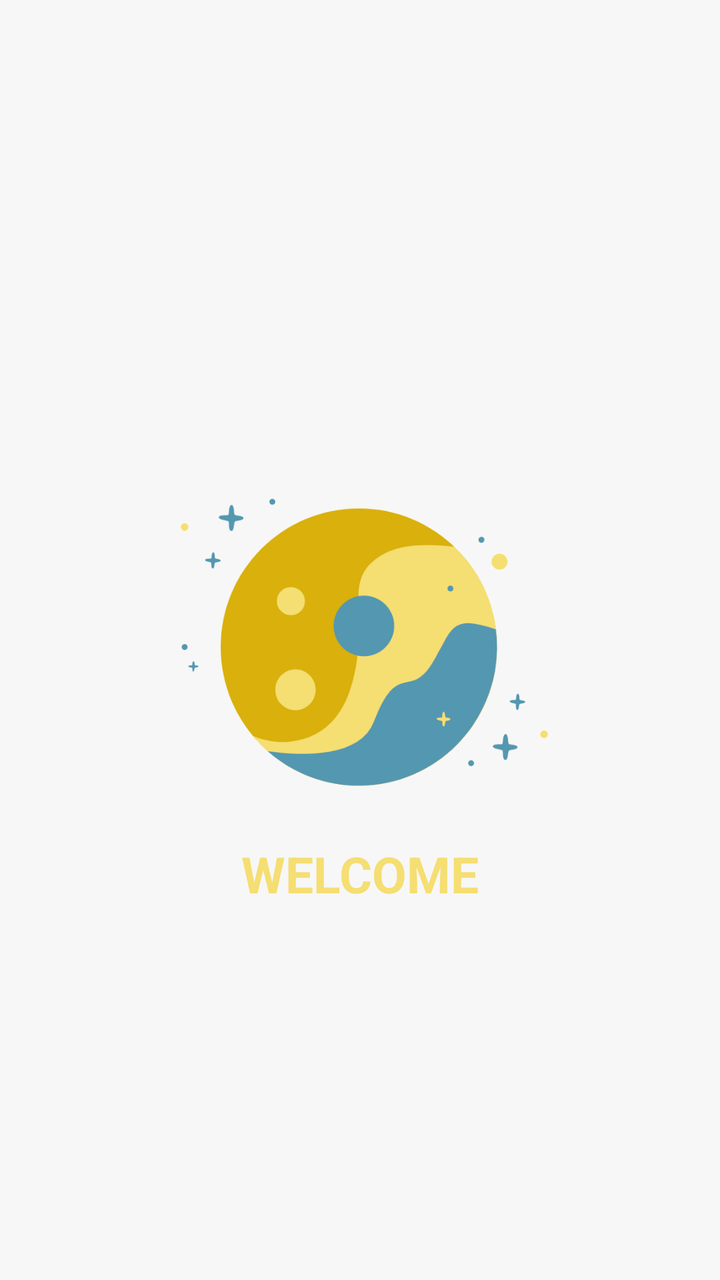
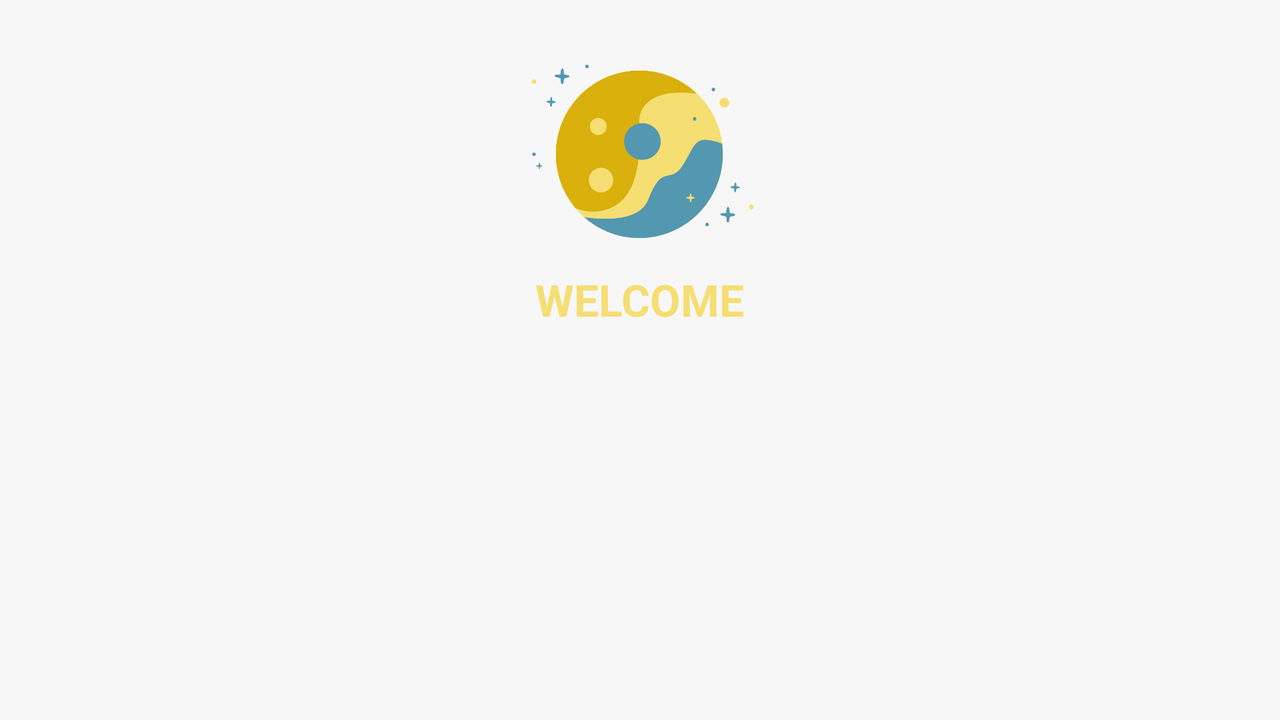

One screen, two layout resources from the same app: the default and the repository's alternative for another configuration. Each is rendered where Android would select it; the XML of both is given below.
<!-- AndroidManifest.xml: application theme AppTheme -->
<!-- res/layout/activity_splash_item.xml -->
<?xml version="1.0" encoding="utf-8"?>
<layout xmlns:android="http://schemas.android.com/apk/res/android">

    <RelativeLayout
        android:id="@+id/activity_main"
        android:layout_width="match_parent"
        android:layout_height="match_parent">

        <ImageView
            android:id="@+id/img_background"
            android:layout_width="match_parent"
            android:layout_height="match_parent"
            android:src="@drawable/screen"
            android:scaleType="fitXY"
            />

        <ImageView
            android:id="@+id/img_logo"
            android:layout_width="200dp"
            android:layout_height="160dp"
            android:src="@drawable/logoo"
            android:layout_centerInParent="true"
            />

        <TextView
            android:id="@+id/tv_header"
            android:layout_width="wrap_content"
            android:layout_height="wrap_content"
            android:layout_below="@id/img_logo"
            android:text="WELCOME"
            android:textStyle="bold"
            android:textSize="25dp"
            android:textColor="#F5DE72"
            android:layout_marginTop="20dp"
            android:layout_centerHorizontal="true"/>

        <TextView
            android:id="@+id/tv_desc"
            android:layout_width="match_parent"
            android:layout_height="60dp"
            android:layout_below="@id/tv_header"
            android:textColor="#fff"
            android:layout_marginHorizontal="30dp"
            android:layout_marginTop="20dp"
            android:textSize="17dp"
            />
    </RelativeLayout>
</layout>
<!-- resources referenced by this layout -->
<resources>
  <!-- drawable logoo: png bitmap (drawable-v21, 37561 bytes) -->
  <style name="AppTheme" parent="Theme.AppCompat.Light.NoActionBar">
          <item name="android:windowContentOverlay">@null</item>
          <item name="colorPrimary">@color/colorPrimary</item>
          <item name="colorPrimaryDark">@color/colorPrimaryDark</item>
          <item name="colorAccent">@color/white</item>
          <item name="android:textColorPrimary">@color/black_effective</item>
          <item name="android:textColor">@color/black_effective</item>
          <item name="android:windowBackground">@color/bg_color</item>
          <item name="android:textAllCaps">false</item>
          <item name="android:textSize">16sp</item>
          <item name="android:typeface">sans</item>
          <item name="drawerArrowStyle">@style/MaterialDrawer.DrawerArrowStyle</item>
          <item name="android:textAppearance">@style/TextAppearance.Text.Regular</item>
          <item name="android:homeAsUpIndicator">@drawable/ic_arrow_back_white_24px</item>
      </style>
  <color name="colorPrimary">@color/blue_black_light</color>
  <color name="colorPrimaryDark">@color/black</color>
  <color name="white">#ffffff</color>
  <color name="black_effective">#2a2a2a</color>
  <color name="bg_color">#f7f7f7</color>
  <style name="MaterialDrawer.DrawerArrowStyle" parent="Widget.AppCompat.DrawerArrowToggle">
          <item name="spinBars">false</item>
          <item name="color">@color/white</item>
      </style>
  <style name="TextAppearance.Text.Regular" parent="android:TextAppearance">
          <item name="fontPath">fonts/source-sans-pro/SourceSansPro-Regular.ttf</item>
      </style>
  <color name="blue_black_light">#516179</color>
  <color name="black">#000000</color>
</resources>
<!-- res/layout-normal-land/activity_splash_item.xml (the repository's variant of the layout above) -->
<!-- drawn on the phone turned sideways -->
<?xml version="1.0" encoding="utf-8"?>
<layout xmlns:android="http://schemas.android.com/apk/res/android">

    <RelativeLayout
        android:id="@+id/activity_main"
        android:layout_width="match_parent"
        android:layout_height="match_parent">

        <ImageView
            android:id="@+id/img_background"
            android:layout_width="match_parent"
            android:layout_height="match_parent"
            android:src="@drawable/screen"
            android:scaleType="fitXY"
            />

        <ImageView
            android:id="@+id/img_logo"
            android:layout_width="120dp"
            android:layout_height="100dp"
            android:src="@drawable/logoo"
            android:layout_centerHorizontal="true"
            android:layout_marginTop="25dp"
            />

        <TextView
            android:id="@+id/tv_header"
            android:layout_width="wrap_content"
            android:layout_height="wrap_content"
            android:layout_below="@id/img_logo"
            android:text="WELCOME"
            android:textStyle="bold"
            android:textSize="22dp"
            android:textColor="#F5DE72"
            android:layout_marginTop="10dp"
            android:layout_centerHorizontal="true"/>

        <TextView
            android:id="@+id/tv_desc"
            android:layout_width="match_parent"
            android:layout_height="60dp"
            android:layout_below="@id/tv_header"
            android:textColor="#fff"
            android:layout_marginHorizontal="30dp"
            android:layout_marginTop="10dp"
            android:textSize="17dp"
            />
    </RelativeLayout>
</layout>
